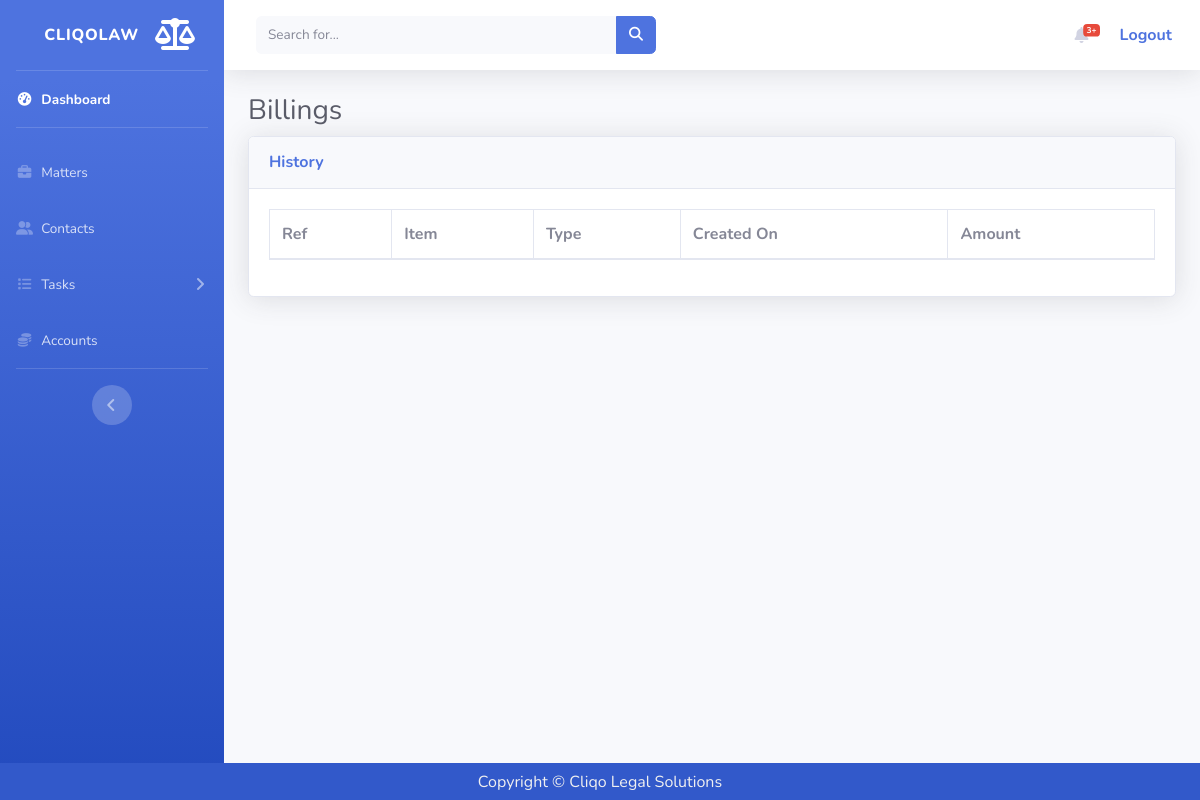
The page /app/main/billings on the database as committed earlier.
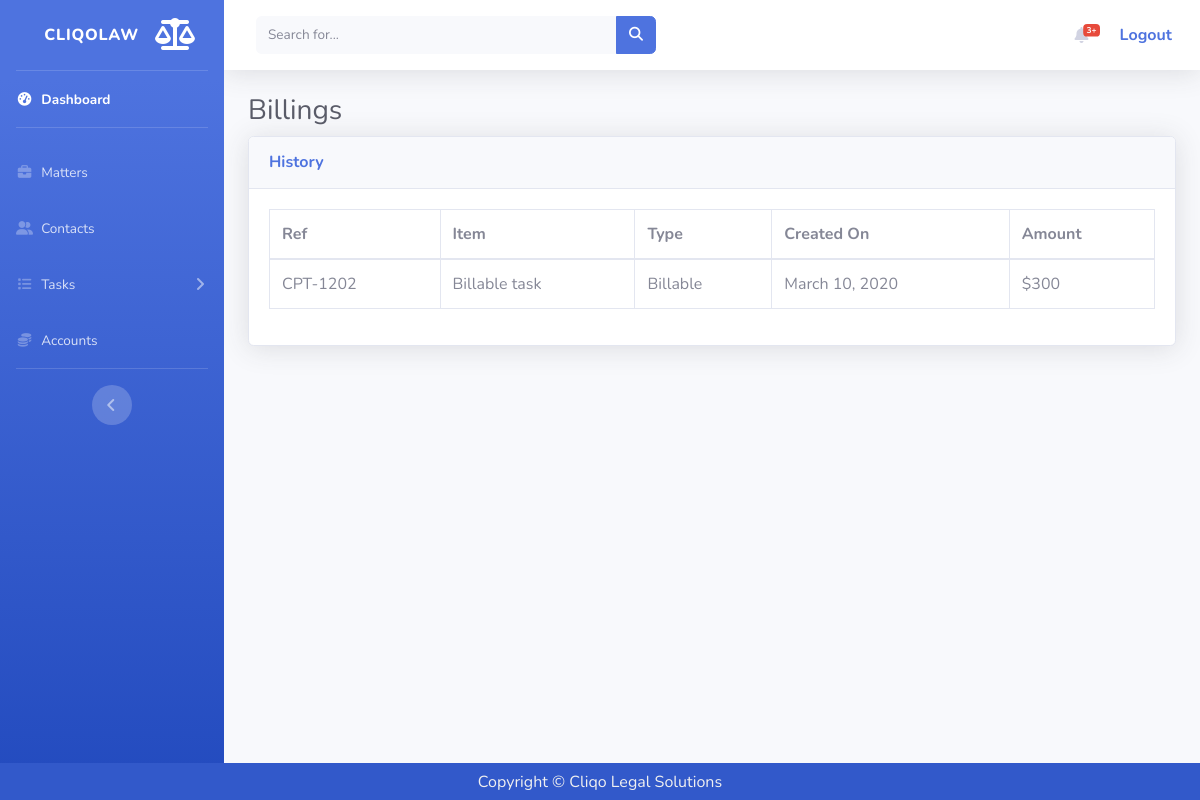
The same page on the database as committed later.
### todo/models.py (models this page shows, shortened)
class Task(models.Model):
    BILL = 'Billable'
    NON_BILL = 'Non-billable'
    BILLING_CHOICES = [
        (BILL, 'Billable'),
        (NON_BILL, 'Non-billable')
    ]
    reference_number = models.CharField(max_length=100, unique=False, null=True, blank=True)
    billing = models.CharField(max_length=12, choices=BILLING_CHOICES, default=BILL)
    bill_amount = models.IntegerField(blank=True, null=True)
    title = models.CharField(max_length=140)
    task_list = models.ForeignKey(TaskList, on_delete=models.CASCADE, null=True)
    created_date = models.DateField(default=timezone.now, blank=True, null=True)
    due_date = models.DateField(blank=True, null=True)
    completed = models.BooleanField(default=False)
    completed_date = models.DateField(blank=True, null=True)
    created_by = models.ForeignKey(
        settings.AUTH_USER_MODEL,
        null=True,
        blank=True,
        related_name="todo_created_by",
        on_delete=models.CASCADE,
    )
    assigned_to = models.ForeignKey(
        settings.AUTH_USER_MODEL,
        blank=True,
        null=True,
        related_name="todo_assigned_to",
        on_delete=models.CASCADE,
    )
    note = models.TextField(blank=True, null=True)
    priority = models.PositiveIntegerField(blank=True, null=True)
    class Meta:
        ordering = ["priority", "created_date"]

### cliqo/views.py (the view)
# urls.py: path('main/billings', views.TasksBillingView.as_view(), name="billings")
class TasksBillingView(generic.ListView):
    model = Task
    template_name = 'cliqo/tasks_billing.html'
    def get_context_data(self, **kwargs):
        context = super().get_context_data(**kwargs)
        context['billings'] = Task.objects.all()
        return context

### cliqo/templates/cliqo/tasks_billing.html
{% extends 'cliqo/base.html' %}
{% load static %}
{% block content %}
<h1 class="h3 mb-2 text-gray-800">Billings</h1>
<div class="card shadow mb-4">
  <div class="card-header py-3">
    <h6 class="m-0 font-weight-bold text-primary">History</h6>
  </div>
  <div class="card-body">
    <div class="table-responsive">
      <table class="table table-bordered" id="dataTable" width="100%" cellspacing="0">
        <thead>
          <tr>
            <th>Ref</th>
            <th>Item</th>
            <th>Type</th>
            <th>Created On</th>
            <th>Amount</th>
          </tr>
        </thead>
        {% for bill in billings %}
        <tbody>
          <tr>
            <td>{{ bill.reference_number }}</td>
            <td>{{ bill.title }}</td>
            <td>{{ bill.billing }}</td>
            <td>{{ bill.created_date }}</td>
            <td>${{ bill.bill_amount }}</td>
          </tr>
        </tbody>
        {% endfor %}
      </table>
    </div>
  </div>
</div>
<br />
<br />
<br />
{% endblock %}

### cliqo/templates/cliqo/base.html (shortened to what this page needs)
<!DOCTYPE html>
<html lang="en">
{% load static %}
<head>
  <link href="{% static 'cliqo/vendor/fontawesome-free/css/all.min.css' %}" rel="stylesheet" type="text/css">
  <link href="{% static 'cliqo/css/nav.css' %}" rel="stylesheet" type="text/css">
  <link href="{% static 'cliqo/css/sb-admin-2.min.css' %}" rel="stylesheet">
</head>
<body id="page-top">
  <div id="wrapper">
    <div>
      <ul class="navigation navbar-nav bg-gradient-primary sidebar sidebar-dark accordion" id="accordionSidebar">
        <a class="sidebar-brand d-flex align-items-center justify-content-center" href="{% url 'cliqo:dashboard' %}">
          <div class="sidebar-brand-text mx-3">CliqoLaw</div>
          <div class="sidebar-brand-icon">
            <i class="fas fa-balance-scale"></i>
          </div>
        </a>
        <hr class="sidebar-divider my-0">
        <li class="nav-item active">
          <a class="nav-link" href="{% url 'cliqo:dashboard' %}">
            <i class="fas fa-fw fa-tachometer-alt"></i>
            <span>Dashboard</span></a>
        </li>
        <hr class="sidebar-divider">
        <li class="nav-item">
          <a class="nav-link collapsed" href="{% url 'cliqo:matters' %}">
            <i class="fas fa-briefcase fa-fw"></i>
            <span>Matters</span>
          </a>
        </li>
        <li class="nav-item">
          <a class="nav-link collapsed" href="{% url 'cliqo:contacts' %}" >
            <i class="fas fa-user-friends"></i>
            <span>Contacts</span>
          </a>
        </li>
        <li class="nav-item">
          <a class="nav-link collapsed" href="#" data-toggle="collapse"
             data-target="#collapseUtilities" aria-expanded="true"
             aria-controls="collapseUtilities">
            <i class="fas fa-fw fa-list"></i>
            <span>Tasks</span>
          </a>
        </li>
        <li class="nav-item">
          <a class="nav-link collapsed" href="{% url 'cliqo:billings' %}" >
            <i class="fas fa-fw fa-coins"></i>
            <span>Accounts</span>
          </a>
        </li>
        <hr class="sidebar-divider">
        <div class="text-center d-none d-md-inline">
          <button class="rounded-circle border-0" id="sidebarToggle"></button>
        </div>
      </ul>
    </div>
    <div id="content-wrapper" class="d-flex flex-column">
      <div id="content">
        <nav class="navbar navbar-expand navbar-light bg-white topbar mb-4 static-top shadow">
          <form class="d-none d-sm-inline-block form-inline mr-auto ml-md-3 my-2 my-md-0 mw-100 navbar-search">
            <div class="input-group">
              <input type="text" class="form-control bg-light border-0 small" placeholder="Search for..." aria-label="Search" aria-describedby="basic-addon2">
              <div class="input-group-append">
                <button class="btn btn-primary" type="button">
                  <i class="fas fa-search fa-sm"></i>
                </button>
              </div>
            </div>
          </form>
          <ul class="navbar-nav ml-auto">
            <li class="nav-item dropdown no-arrow mx-1">
              <a class="nav-link dropdown-toggle" href="#" id="alertsDropdown" role="button" data-toggle="dropdown" aria-haspopup="true" aria-expanded="false">
                <i class="fas fa-bell fa-fw"></i>
                <span class="badge badge-danger badge-counter">3+</span>
              </a>
            </li>
            <li class="nav-item">
              <a class="nav-link text-primary font-weight-bold" href="{% url 'main:logout' %}">
                <span>Logout</span>
              </a>
            </li>
          </ul>
        </nav>
        <div class="container-fluid">
            {% block content %}{% endblock %}
        </div>
        <br />
        <br />
        <br />
        <footer class="footer-fixed">
            <div class="container my-auto">
                <div class="copyright text-center my-auto">
                    <span>Copyright &copy; Cliqo Legal Solutions</span>
                </div>
            </div>
        </footer>
    </div>
  </div>
</body>
</html>

### cliqo/static/cliqo/css/nav.css (style rules this page uses)
.navigation { height: 100%; }
.footer-fixed { position: fixed; left: 0; bottom: 0; padding: 0.4em; width: 100%; background-color: #3259ca; color: #f0f0f0; }

Rows that differ between the two databases and show on the page:
added Task: reference_number "CPT-1202", title "Billable task", billing "Billable", created_date "March 10, 2020", bill_amount "300"
